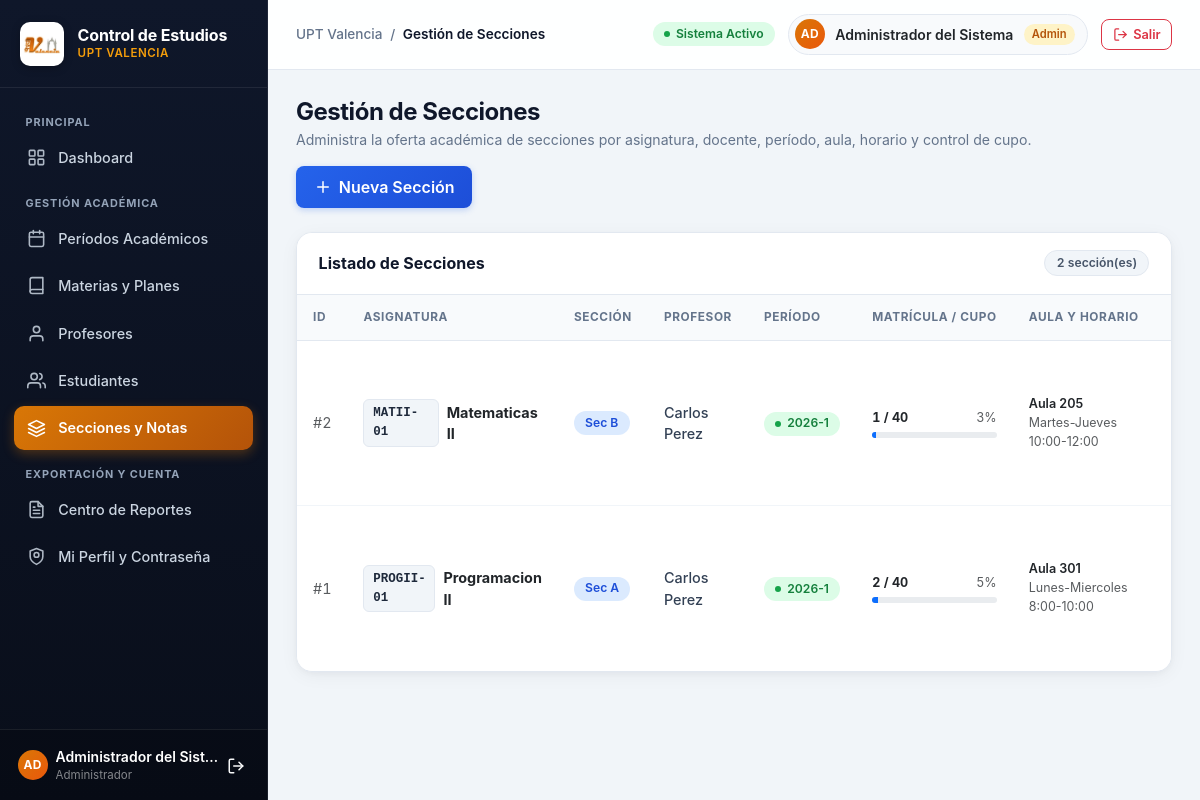
/seccion/index (signed in), run on the app's committed database.
### tables this page shows
CREATE TABLE secciones (
    id INT AUTO_INCREMENT PRIMARY KEY,
    materia_id INT NOT NULL,
    profesor_id INT NOT NULL,
    periodo_id INT NOT NULL,
    codigo_seccion VARCHAR(10) NOT NULL,
    aula VARCHAR(30) NULL,
    horario VARCHAR(100) NULL,
    created_at TIMESTAMP DEFAULT CURRENT_TIMESTAMP,
    CONSTRAINT fk_seccion_materia FOREIGN KEY (materia_id)
        REFERENCES materias(id) ON DELETE RESTRICT ON UPDATE CASCADE,
    CONSTRAINT fk_seccion_profesor FOREIGN KEY (profesor_id)
        REFERENCES profesores(id) ON DELETE RESTRICT ON UPDATE CASCADE,
    CONSTRAINT fk_seccion_periodo FOREIGN KEY (periodo_id)
        REFERENCES periodos(id) ON DELETE RESTRICT ON UPDATE CASCADE,
    CONSTRAINT uk_seccion_periodo UNIQUE (materia_id, periodo_id, codigo_seccion)
);

CREATE TABLE materias (
    id INT AUTO_INCREMENT PRIMARY KEY,
    codigo VARCHAR(20) NOT NULL UNIQUE,
    nombre VARCHAR(100) NOT NULL,
    creditos INT NOT NULL DEFAULT 3,
    descripcion TEXT NULL,
    created_at TIMESTAMP DEFAULT CURRENT_TIMESTAMP
);

CREATE TABLE periodos (
    id INT AUTO_INCREMENT PRIMARY KEY,
    nombre VARCHAR(20) NOT NULL UNIQUE,
    estado ENUM('activo', 'cerrado') NOT NULL DEFAULT 'activo',
    created_at TIMESTAMP DEFAULT CURRENT_TIMESTAMP
);

### app/Controllers/SeccionController.php (called while the page is built, shortened)
<?php
class SeccionController
{
    private Seccion $model;
    public function __construct()
    {
        $database = new Database();
        $this->model = new Seccion($database->getConnection());
    }
    public function index(): void
    {
        $rol = $_SESSION['rol'] ?? '';
        $usuarioId = intval($_SESSION['usuario_id'] ?? 0);
        if ($rol === 'admin') {
            $secciones = $this->model->obtenerTodos();
        } else {
            $secciones = $this->model->obtenerPorProfesor($usuarioId);
        }
        require_once __DIR__ . '/../Views/seccion/index.php';
    }
}

### public/index.php (called while the page is built, shortened)
<?php
$uriSolicitada = parse_url($_SERVER['REQUEST_URI'], PHP_URL_PATH);
$uriDecodificada = urldecode($uriSolicitada);
if (BASE_URL !== '/') {
    $rutaRelativa = str_replace(BASE_URL, '', $uriDecodificada);
} else {
    $rutaRelativa = $uriDecodificada;
}
$rutaRelativa = '/' . ltrim($rutaRelativa, '/');
$uriLimpia = trim($rutaRelativa, '/');
$segmentos = $uriLimpia !== '' ? explode('/', $uriLimpia) : [];
$actionR = $segmentos[1] ?? 'login';
$action = ctype_alnum($actionR) ? $actionR : null;
spl_autoload_register(function ($clase) {
    $prefijo = 'App\\';
    $dir_base = __DIR__ . '/../app/';
    $longitud = strlen($prefijo);
    $clase_relativa = substr($clase, $longitud);
    $archivo = $dir_base . str_replace('\\', '/', $clase_relativa) . '.php';
});
try {
    $instanciaControlador = new $nombreClaseControlador();
    $instanciaControlador->$action();
} catch (\Throwable $e) {
    error_log("[ControlEstudio Exception] " . $e->getMessage() . " en " . $e->getFile() . ":" . $e->getLine());
    if ($_SERVER['REQUEST_METHOD'] === 'POST' && !in_array($action, ['authenticate', 'processRegister', 'logout'], true)) {
        http_response_code(500);
        header('Content-Type: application/json; charset=utf-8');
        echo json_encode([
            'status'  => 'error',
            'title'   => 'Error del servidor',
            'message' => 'Ocurrio un error interno al procesar la solicitud. Intenta nuevamente.'
        ], JSON_UNESCAPED_UNICODE);
        exit;
    }
    http_response_code(500);
    die("<h1>500 - Error interno del servidor</h1><p>No se pudo completar la operacion en este momento.</p>");
}

### app/Config/Database.php (called while the page is built, shortened)
<?php
class Database
{
    private string $host;
    private string $db;
    private string $charset = 'utf8mb4';
    public function __construct()
    {
        $this->host = getenv('DB_HOST') !== false ? getenv('DB_HOST') : '127.0.0.1';
        $this->db   = getenv('DB_NAME') !== false ? getenv('DB_NAME') : 'controlEstudios';
        $this->user = getenv('DB_USER') !== false ? getenv('DB_USER') : 'root';
        $this->pass = getenv('DB_PASS') !== false ? getenv('DB_PASS') : '';
    }
    private function connect(): void
    {
        $dsn = "mysql:host={$this->host};dbname={$this->db};charset={$this->charset}";
        $options = [
            PDO::ATTR_ERRMODE            => PDO::ERRMODE_EXCEPTION,
            PDO::ATTR_DEFAULT_FETCH_MODE => PDO::FETCH_ASSOC,
            PDO::ATTR_EMULATE_PREPARES   => false,
        ];
    }
}

### app/Models/Seccion.php (called while the page is built, shortened)
<?php
class Seccion
{
    private PDO $db;
    public function __construct(PDO $db)
    {
        $this->db = $db;
    }
    public function obtenerTodos(): array
    {
        $cupo = Institucion::CUPO_MAXIMO_SECCION;
        $stmt = $this->db->query("
            SELECT
                s.id,
                s.codigo_seccion,
                s.aula,
                s.horario,
                {$cupo} as cupo_maximo,
                m.id as materia_id,
                m.codigo as materia_codigo,
                m.nombre as materia_nombre,
                p.id as profesor_id,
                CONCAT(p.nombres, ' ', p.apellidos) as profesor_nombre,
                pe.id as periodo_id,
                pe.nombre as periodo_nombre,
                pe.estado as periodo_estado,
                (SELECT COUNT(*) FROM estudiantes e WHERE e.seccion_id = s.id) as total_estudiantes
            FROM secciones s
            INNER JOIN materias m ON s.materia_id = m.id
            INNER JOIN profesores p ON s.profesor_id = p.id
            INNER JOIN periodos pe ON s.periodo_id = pe.id
            ORDER BY s.id DESC
        ");
        return $stmt->fetchAll(PDO::FETCH_ASSOC);
    }
}

### app/Views/seccion/index.php (the view, shortened to what this page needs)
<?php
require __DIR__ . '/../partials/header.php';
?>
<body>
<div class="ce-app-wrapper">
    <?php require __DIR__ . '/../partials/sidebar.php'; ?>
    <main class="ce-content">
        <div class="ce-page-header">
            <div>
                <h1 class="ce-page-title"><?= $rol === 'admin' ? 'Gestión de Secciones' : 'Mis Secciones Asignadas' ?></h1>
                <p class="ce-page-subtitle">
                    <?= $rol === 'admin'
                        ? 'Administra la oferta académica de secciones por asignatura, docente, período, aula, horario y control de cupo.'
                        : 'Accede a la nómina de estudiantes inscritos y a la carga de calificaciones de tus secciones.' ?>
                </p>
            </div>
            <?php if ($rol === 'admin'): ?>
                <button type="button" class="btn btn-upt-primary" id="btnNuevaSeccion">
                    <svg width="18" height="18" viewBox="0 0 24 24" fill="none" stroke="currentColor" stroke-width="2" stroke-linecap="round" stroke-linejoin="round"><line x1="12" y1="5" x2="12" y2="19"/><line x1="5" y1="12" x2="19" y2="12"/></svg>
                    <span>Nueva Sección</span>
                </button>
            <?php endif; ?>
        </div>
        <div class="ce-card">
            <div class="ce-card-header">
                <h5 class="ce-card-title">Listado de Secciones</h5>
                <span class="ce-badge ce-badge-neutral tabular-nums"><?= count($secciones) ?> sección(es)</span>
            </div>
            <div class="table-responsive">
                <table class="table ce-table">
                    <thead>
                        <tr>
                            <th>ID</th>
                            <th>Asignatura</th>
                            <th>Sección</th>
                            <?php if ($rol === 'admin'): ?>
                                <th>Profesor</th>
                            <?php endif; ?>
                            <th>Período</th>
                            <th>Matrícula / Cupo</th>
                            <th>Aula y Horario</th>
                            <th class="text-center">Acciones</th>
                        </tr>
                    </thead>
                    <tbody>
                        <?php if (empty($secciones)): ?>
                            <tr>
                                <td colspan="<?= $rol === 'admin' ? 8 : 7 ?>" class="text-center text-muted py-5">
                                    No hay secciones registradas actualmente.
                                </td>
                            </tr>
                        <?php else: ?>
                            <?php foreach ($secciones as $seccion): ?>
                                <?php
                                $inscritosSec = intval($seccion['total_estudiantes'] ?? 0);
                                $cupoMaxSec = max(1, intval($seccion['cupo_maximo'] ?? 30));
                                $pctCupo = min(100, round(($inscritosSec / $cupoMaxSec) * 100));
                                $periodoCerrado = ($seccion['periodo_estado'] ?? 'activo') === 'cerrado';
                                ?>
                                <tr>
                                    <td class="tabular-nums text-muted">#<?= htmlspecialchars($seccion['id']) ?></td>
                                    <td>
                                        <div class="d-flex align-items-center gap-2">
                                            <span class="ce-code-pill"><?= htmlspecialchars($seccion['materia_codigo'] ?? '') ?></span>
                                            <span class="fw-bold text-dark"><?= htmlspecialchars($seccion['materia_nombre'] ?? '') ?></span>
                                        </div>
                                    </td>
                                    <td>
                                        <span class="ce-badge ce-badge-info">Sec <?= htmlspecialchars($seccion['codigo_seccion'] ?? '') ?></span>
                                    </td>
                                    <?php if ($rol === 'admin'): ?>
                                        <td>
                                            <span class="fw-medium"><?= htmlspecialchars($seccion['profesor_nombre'] ?? '') ?></span>
                                        </td>
                                    <?php endif; ?>
                                    <td>
                                        <?php if ($periodoCerrado): ?>
                                            <span class="ce-badge ce-badge-neutral" title="Período cerrado (Solo lectura)">
                                                <span class="ce-badge-dot"></span>
                                                <?= htmlspecialchars($seccion['periodo_nombre'] ?? '') ?> · Cerrado
                                            </span>
                                        <?php else: ?>
                                            <span class="ce-badge ce-badge-success">
                                                <span class="ce-badge-dot"></span>
                                                <?= htmlspecialchars($seccion['periodo_nombre'] ?? '') ?>
                                            </span>
                                        <?php endif; ?>
                                    </td>
                                    <td style="min-width: 140px;">
                                        <div class="d-flex justify-content-between small mb-1">
                                            <span class="fw-bold tabular-nums <?= $inscritosSec >= $cupoMaxSec ? 'text-danger' : 'text-dark' ?>">
                                                <?= $inscritosSec ?> / <?= $cupoMaxSec ?>
                                            </span>
                                            <span class="text-muted tabular-nums"><?= $pctCupo ?>%</span>
                                        </div>
                                        <div class="progress" style="height: 6px; border-radius: 999px;">
                                            <div class="progress-bar <?= $inscritosSec >= $cupoMaxSec ? 'bg-danger' : ($pctCupo >= 80 ? 'bg-warning' : 'bg-primary') ?>"
                                                 style="width: <?= $pctCupo ?>%"></div>
                                        </div>
                                    </td>
                                    <td>
                                        <div class="fw-semibold text-dark small"><?= htmlspecialchars(!empty($seccion['aula']) ? $seccion['aula'] : 'Aula sin asignar') ?></div>
                                        <div class="text-muted" style="font-size: 0.78rem;"><?= htmlspecialchars(!empty($seccion['horario']) ? $seccion['horario'] : 'Horario sin asignar') ?></div>
                                    </td>
                                    <td class="text-center">
                                    </td>
                                </tr>
                            <?php endforeach; ?>
                        <?php endif; ?>
                    </tbody>
                </table>
            </div>
        </div>
    </main>
</div>
</body>
</html>

### data on the page
secciones: id "2", materia.codigo "MATII-01", materia.nombre "Matematicas II", codigo_seccion "B", profesor_nombre "Carlos Perez", periodo.nombre "2026-1", inscritosSec "1", cupoMaxSec "40", pctCupo "3", aula "Aula 205", horario "Martes-Jueves 10:00-12:00"
secciones: id "1", materia.codigo "PROGII-01", materia.nombre "Programacion II", codigo_seccion "A", profesor_nombre "Carlos Perez", periodo.nombre "2026-1", inscritosSec "2", cupoMaxSec "40", pctCupo "5", aula "Aula 301", horario "Lunes-Miercoles 8:00-10:00"

### other printed values
$iniciales "AD"
$nombreUsuario "Administrador del Sist…"
$pageHeading "Gestión de Secciones"
$nombreUsuario "Administrador del Sistema"
$rolActual "Admin"
count($secciones) "2"
